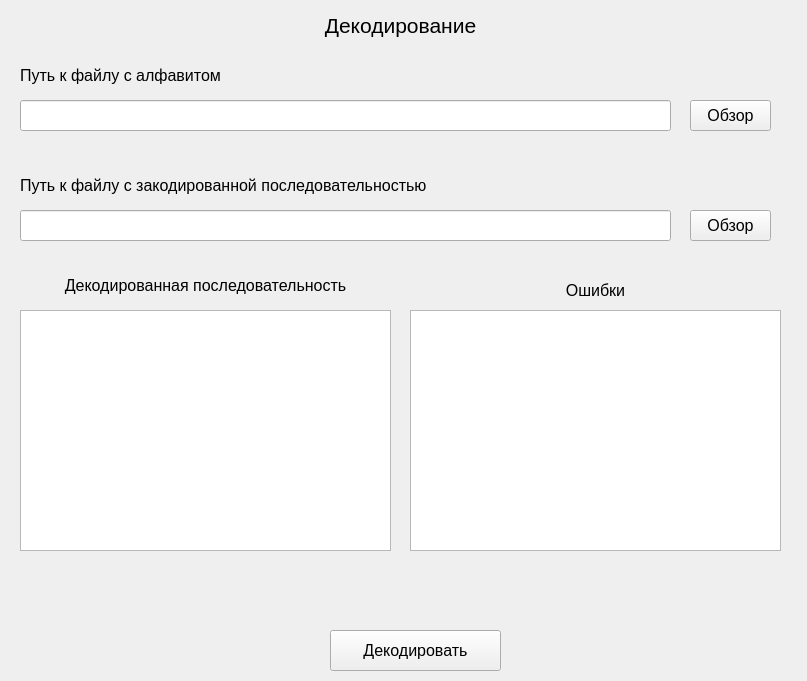
<?xml version="1.0" encoding="UTF-8"?>
<ui version="4.0">
 <class>DecodeWidget</class>
 <widget class="QWidget" name="DecodeWidget">
  <property name="geometry">
   <rect>
    <x>0</x>
    <y>0</y>
    <width>807</width>
    <height>681</height>
   </rect>
  </property>
  <property name="windowTitle">
   <string>Form</string>
  </property>
  <widget class="QLabel" name="encode_seq_label">
   <property name="geometry">
    <rect>
     <x>20</x>
     <y>170</y>
     <width>511</width>
     <height>31</height>
    </rect>
   </property>
   <property name="font">
    <font>
     <pointsize>12</pointsize>
    </font>
   </property>
   <property name="text">
    <string>Путь к файлу с закодированной последовательностью</string>
   </property>
  </widget>
  <widget class="QPushButton" name="decode_button">
   <property name="geometry">
    <rect>
     <x>330</x>
     <y>630</y>
     <width>171</width>
     <height>41</height>
    </rect>
   </property>
   <property name="font">
    <font>
     <pointsize>12</pointsize>
    </font>
   </property>
   <property name="text">
    <string>Декодировать</string>
   </property>
  </widget>
  <widget class="QLineEdit" name="alphabet_edit">
   <property name="geometry">
    <rect>
     <x>20</x>
     <y>100</y>
     <width>651</width>
     <height>31</height>
    </rect>
   </property>
   <property name="font">
    <font>
     <pointsize>12</pointsize>
    </font>
   </property>
  </widget>
  <widget class="QLabel" name="alphabet_label">
   <property name="geometry">
    <rect>
     <x>20</x>
     <y>60</y>
     <width>261</width>
     <height>31</height>
    </rect>
   </property>
   <property name="font">
    <font>
     <pointsize>12</pointsize>
    </font>
   </property>
   <property name="text">
    <string>Путь к файлу с алфавитом</string>
   </property>
  </widget>
  <widget class="QLineEdit" name="encode_seq_edit">
   <property name="geometry">
    <rect>
     <x>20</x>
     <y>210</y>
     <width>651</width>
     <height>31</height>
    </rect>
   </property>
   <property name="font">
    <font>
     <pointsize>12</pointsize>
    </font>
   </property>
  </widget>
  <widget class="QPushButton" name="encode_seq_file_dialog_button">
   <property name="geometry">
    <rect>
     <x>690</x>
     <y>210</y>
     <width>81</width>
     <height>31</height>
    </rect>
   </property>
   <property name="font">
    <font>
     <pointsize>12</pointsize>
    </font>
   </property>
   <property name="text">
    <string>Обзор</string>
   </property>
  </widget>
  <widget class="QLabel" name="decode_label">
   <property name="geometry">
    <rect>
     <x>300</x>
     <y>0</y>
     <width>201</width>
     <height>51</height>
    </rect>
   </property>
   <property name="font">
    <font>
     <pointsize>16</pointsize>
    </font>
   </property>
   <property name="text">
    <string>Декодирование</string>
   </property>
   <property name="alignment">
    <set>Qt::AlignCenter</set>
   </property>
  </widget>
  <widget class="QPushButton" name="alphabet_file_dialog_button">
   <property name="geometry">
    <rect>
     <x>690</x>
     <y>100</y>
     <width>81</width>
     <height>31</height>
    </rect>
   </property>
   <property name="font">
    <font>
     <pointsize>12</pointsize>
    </font>
   </property>
   <property name="text">
    <string>Обзор</string>
   </property>
  </widget>
  <widget class="QTextBrowser" name="decodeTextBrowser">
   <property name="geometry">
    <rect>
     <x>20</x>
     <y>310</y>
     <width>371</width>
     <height>241</height>
    </rect>
   </property>
   <property name="font">
    <font>
     <pointsize>14</pointsize>
    </font>
   </property>
  </widget>
  <widget class="QTextBrowser" name="errorsTextBrowser">
   <property name="geometry">
    <rect>
     <x>410</x>
     <y>310</y>
     <width>371</width>
     <height>241</height>
    </rect>
   </property>
   <property name="font">
    <font>
     <pointsize>14</pointsize>
    </font>
   </property>
  </widget>
  <widget class="QLabel" name="decodeSeqLabel">
   <property name="geometry">
    <rect>
     <x>20</x>
     <y>270</y>
     <width>371</width>
     <height>31</height>
    </rect>
   </property>
   <property name="font">
    <font>
     <pointsize>12</pointsize>
    </font>
   </property>
   <property name="text">
    <string>Декодированная последовательность</string>
   </property>
   <property name="alignment">
    <set>Qt::AlignCenter</set>
   </property>
  </widget>
  <widget class="QLabel" name="errorsLabel">
   <property name="geometry">
    <rect>
     <x>410</x>
     <y>280</y>
     <width>371</width>
     <height>20</height>
    </rect>
   </property>
   <property name="font">
    <font>
     <pointsize>12</pointsize>
    </font>
   </property>
   <property name="text">
    <string>Ошибки</string>
   </property>
   <property name="alignment">
    <set>Qt::AlignCenter</set>
   </property>
  </widget>
 </widget>
 <resources/>
 <connections/>
</ui>
